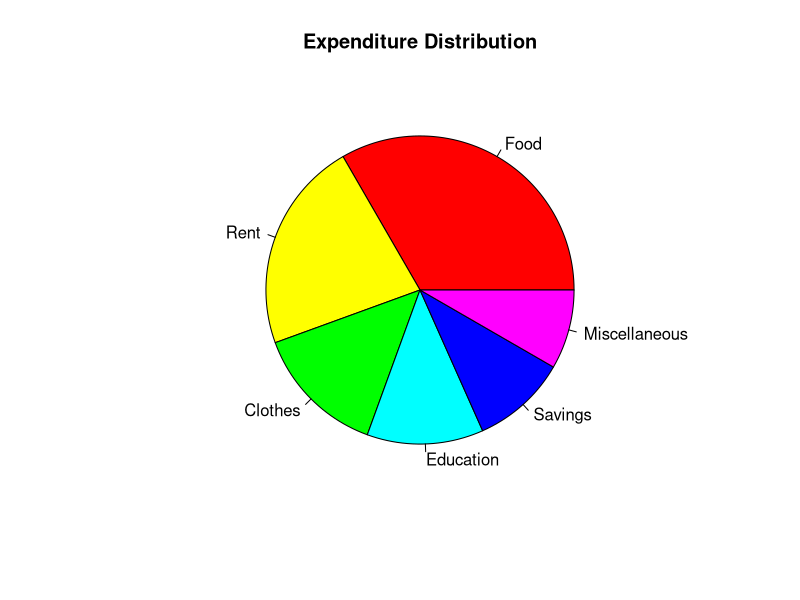

Source code (R):
##SLIP - 27
## Q1
# Data
commodity <- c("Food","Rent","Clothes","Education","Savings","Miscellaneous")
expenditure <- c(300,200,125,110,90,75)

# Pie Chart
pie(expenditure,
    labels = commodity,
    main = "Expenditure Distribution",
    col = rainbow(length(commodity)))

# Percentage display
percent <- round(expenditure / sum(expenditure) * 100, 2)

# Show table
result <- data.frame(Commodity = commodity, Expenditure = expenditure, Percentage = percent)
print(result)

## Q2
# Runs data
A <- c(101,27,0,36,82,45,7,13,65,14)
B <- c(97,12,40,96,13,8,85,8,56,15)

# Mean
mean_A <- mean(A)
mean_B <- mean(B)

# Standard Deviation
sd_A <- sd(A)
sd_B <- sd(B)

# Output
cat("Mean of A:", mean_A, "\n")
cat("Mean of B:", mean_B, "\n")
cat("SD of A:", sd_A, "\n")
cat("SD of B:", sd_B, "\n")

# Decision
if(sd_A < sd_B){
  cat("Batsman A is more consistent\n")
} else {
  cat("Batsman B is more consistent\n")
}
 
